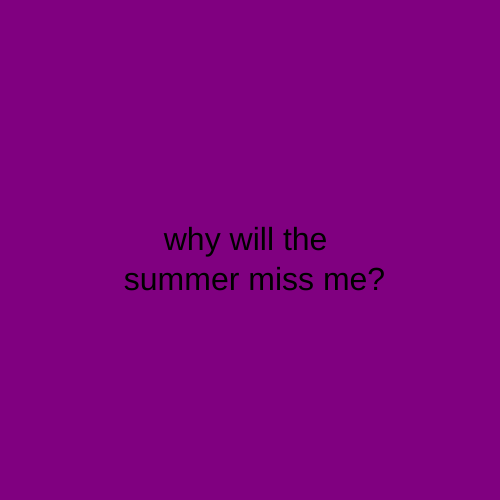
Frame 1 (no input)
Frame 60 (no input): identical to frame 1, image omitted
Frame 120 (the mouse pressed at the canvas centre since frame 60): identical to frame 1, image omitted

The p5.js sketch that drew this single still picture (run headless with seeded random() and noise() and a simulated clock; from frame 60 on, the mouse is pressed at the canvas centre):

// p5.js sketch
// ── sketch.js
let state = 0 ;
function setup() {
createCanvas (500,500);
textAlign(CENTER) ;
textSize (32) ;
}

function draw() {
switch(state){
case 0:
background ('purple');
text("why will the \n summer miss me?", 250, 250) ;
break;

case 1:
background('orange');
text("because yesterday \n was its last day", 250, 250) ;
break;

}
}

function mouseReleased(){
  state++ ;
  if (state > 1){
    state = 0 ;
  }
}
